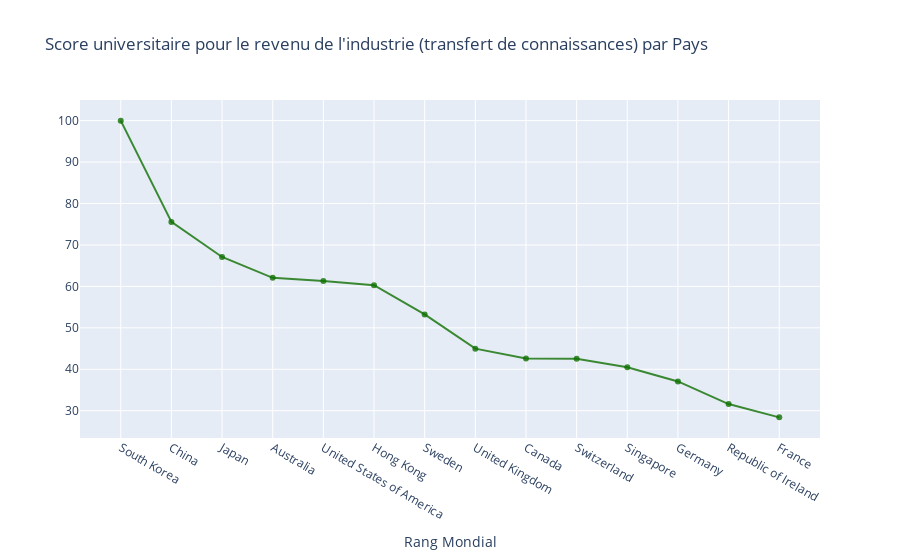

The notebook cell saved with this chart:
### Code cell
# Création de la trame 1
trace1 = go.Scatter(
                    x = df.index,
                    y = df.income,
                    mode = "lines+markers",
                    name = "country",
                    marker = dict(color = 'rgba(16, 112, 2, 0.8)'),
                    text = df.index)

data = [trace1]
layout = dict(title = "Score universitaire pour le revenu de l'industrie (transfert de connaissances) par Pays",
              xaxis = dict(title = 'Rang Mondial',ticklen = 5,zeroline= False)
             )
fig = dict(data = data, layout = layout)
iplot(fig)

### Figure 1 — Plotly figure (JSON) as saved in the notebook; plotly's stock layout.template omitted (floating-point values rounded to 4 significant figures)
{"data": [{"marker": {"color": "rgba(16, 112, 2, 0.8)"}, "mode": "lines+markers", "name": "country", "text": ["South Korea", "China", "Japan", "Australia", "United States of America", "Hong Kong", "Sweden", "United Kingdom", "Canada", "Switzerland", "Singapore", "Germany", "Republic of Ireland", "France"], "type": "scatter", "x": ["South Korea", "China", "Japan", "Australia", "United States of America", "Hong Kong", "Sweden", "United Kingdom", "Canada", "Switzerland", "Singapore", "Germany", "Republic of Ireland", "France"], "y": [100, 75.57, 67.1, 62.07, 61.29, 60.3, 53.25, 44.98, 42.6, 42.53, 40.5, 37.07, 31.6, 28.4]}], "layout": {"title": {"text": "Score universitaire pour le revenu de l'industrie (transfert de connaissances) par Pays"}, "xaxis": {"ticklen": 5, "title": {"text": "Rang Mondial"}, "zeroline": false}}}
